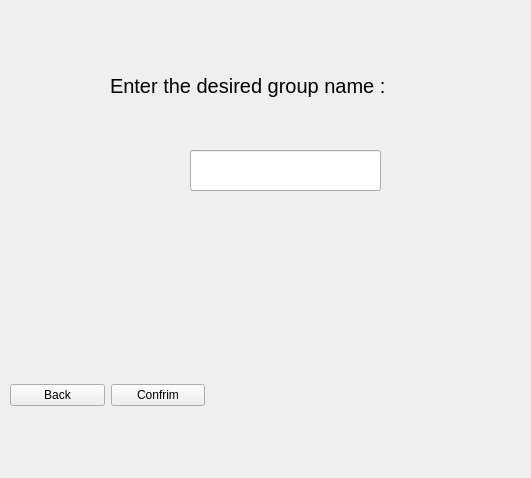
<?xml version="1.0" encoding="UTF-8"?>
<ui version="4.0">
 <class>sendmessagegroup</class>
 <widget class="QWidget" name="sendmessagegroup">
  <property name="geometry">
   <rect>
    <x>0</x>
    <y>0</y>
    <width>531</width>
    <height>478</height>
   </rect>
  </property>
  <property name="windowTitle">
   <string>Form</string>
  </property>
  <widget class="QLabel" name="label">
   <property name="geometry">
    <rect>
     <x>110</x>
     <y>60</y>
     <width>361</width>
     <height>51</height>
    </rect>
   </property>
   <property name="font">
    <font>
     <pointsize>15</pointsize>
    </font>
   </property>
   <property name="text">
    <string>Enter the desired group name :</string>
   </property>
  </widget>
  <widget class="QLineEdit" name="lineEdit">
   <property name="geometry">
    <rect>
     <x>190</x>
     <y>150</y>
     <width>191</width>
     <height>41</height>
    </rect>
   </property>
  </widget>
  <widget class="QWidget" name="">
   <property name="geometry">
    <rect>
     <x>10</x>
     <y>380</y>
     <width>195</width>
     <height>31</height>
    </rect>
   </property>
   <layout class="QHBoxLayout" name="horizontalLayout">
    <item>
     <widget class="QPushButton" name="pushButton_2">
      <property name="text">
       <string>Back</string>
      </property>
     </widget>
    </item>
    <item>
     <widget class="QPushButton" name="pushButton">
      <property name="text">
       <string>Confrim</string>
      </property>
      <property name="shortcut">
       <string>Return</string>
      </property>
     </widget>
    </item>
   </layout>
  </widget>
 </widget>
 <resources/>
 <connections/>
</ui>
